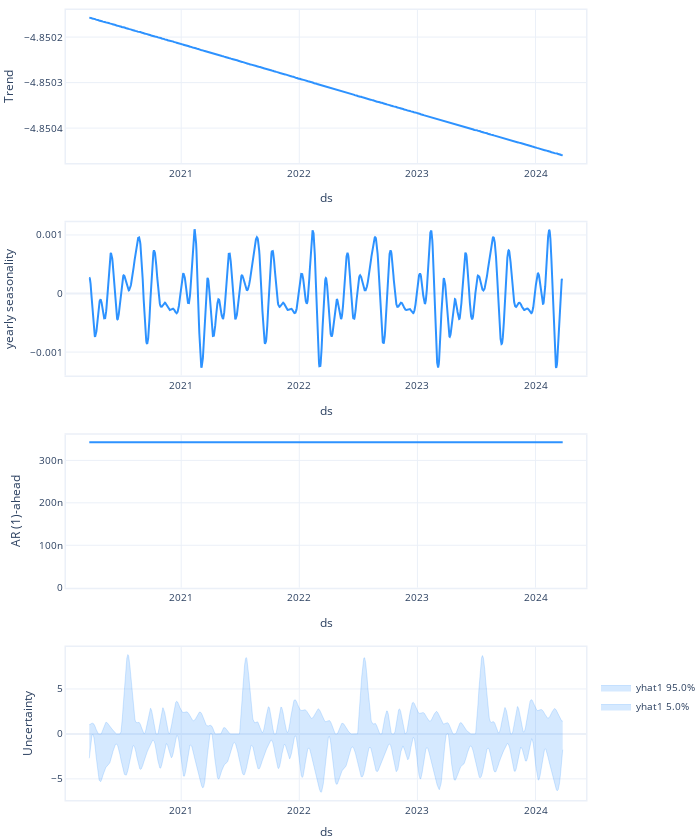

Notebook code for this chart:
### Code cell
m.plot_components(
    forecast,
    components=[
        "trend",
        "seasonality",
        "autoregression",
        "uncertainty",
        #   "lagged_regressors"
    ],
)

### Figure 1 — Plotly figure (JSON) as saved in the notebook; plotly's stock layout.template omitted (floating-point values rounded to 4 significant figures; data arrays with more than 128 entries replaced by an {"elided": "..."} marker saying what was removed)
{"data": [{"line": {"color": "#2d92ff", "width": 2}, "mode": "lines", "name": "Trend", "showlegend": false, "type": "scatter", "x": {"elided": "1046 str values"}, "xaxis": "x", "y": {"elided": "1046 float values"}, "yaxis": "y"}, {"line": {"color": "#2d92ff", "width": 2}, "mode": "lines", "name": "yearly seasonality", "showlegend": false, "type": "scatter", "x": {"elided": "1046 str values"}, "xaxis": "x2", "y": {"elided": "1046 float values"}, "yaxis": "y2"}, {"line": {"color": "#2d92ff", "width": 2}, "mode": "lines", "name": "AR (1)-ahead", "showlegend": false, "type": "scatter", "x": {"elided": "1046 str values"}, "xaxis": "x3", "y": {"elided": "1046 float values"}, "yaxis": "y3"}, {"fill": "tozeroy", "fillcolor": "rgba(45, 146, 255, 0.2)", "line": {"color": "rgba(45, 146, 255, 0.2)", "width": 1}, "mode": "lines", "name": "yhat1 5.0%", "showlegend": true, "type": "scatter", "x": {"elided": "1046 str values"}, "xaxis": "x4", "y": {"elided": "1046 float values"}, "yaxis": "y4"}, {"fill": "tozeroy", "fillcolor": "rgba(45, 146, 255, 0.2)", "line": {"color": "rgba(45, 146, 255, 0.2)", "width": 1}, "mode": "lines", "name": "yhat1 95.0%", "showlegend": true, "type": "scatter", "x": {"elided": "1046 str values"}, "xaxis": "x4", "y": {"elided": "1046 float values"}, "yaxis": "y4"}], "layout": {"autosize": true, "font": {"size": 10}, "height": 840, "hovermode": "x unified", "legend": {"traceorder": "reversed", "y": 0.1}, "margin": {"b": 0, "l": 0, "pad": 0, "r": 10, "t": 10}, "title": {"font": {"size": 12}}, "width": 700, "xaxis": {"anchor": "y", "domain": [0, 1], "linewidth": 1.5, "mirror": true, "range": ["2020-01-11T00:00:00", "2024-06-05T00:00:00"], "showline": true, "title": {"text": "ds"}, "type": "date"}, "xaxis2": {"anchor": "y2", "domain": [0, 1], "linewidth": 1.5, "mirror": true, "range": ["2020-01-11T00:00:00", "2024-06-05T00:00:00"], "showline": true, "title": {"text": "ds"}, "type": "date"}, "xaxis3": {"anchor": "y3", "domain": [0, 1], "linewidth": 1.5, "mirror": true, "range": ["2020-01-11T00:00:00", "2024-06-05T00:00:00"], "showline": true, "title": {"text": "ds"}, "type": "date"}, "xaxis4": {"anchor": "y4", "domain": [0, 1], "linewidth": 1.5, "mirror": true, "range": ["2020-01-11T00:00:00", "2024-06-05T00:00:00"], "showline": true, "title": {"text": "ds"}, "type": "date"}, "yaxis": {"anchor": "x", "domain": [0.8063, 1], "linewidth": 1.5, "mirror": true, "rangemode": "normal", "showline": true, "title": {"text": "Trend"}}, "yaxis2": {"anchor": "x2", "domain": [0.5375, 0.7312], "linewidth": 1.5, "mirror": true, "rangemode": "tozero", "showline": true, "title": {"text": "yearly seasonality"}}, "yaxis3": {"anchor": "x3", "domain": [0.2687, 0.4625], "linewidth": 1.5, "mirror": true, "rangemode": "tozero", "showline": true, "title": {"text": "AR (1)-ahead"}}, "yaxis4": {"anchor": "x4", "domain": [0, 0.1938], "linewidth": 1.5, "mirror": true, "rangemode": "tozero", "showline": true, "title": {"text": "Uncertainty"}}}}
